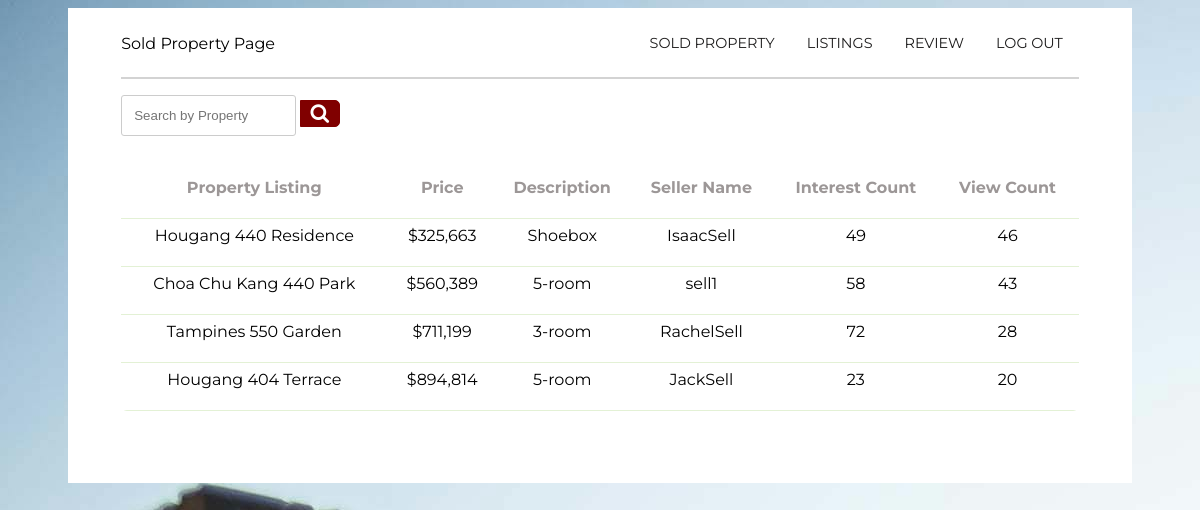
The page /Boundary/RealEstateAgent/pastPropertyListing.php (signed in) on the database its author committed.
### tables this page shows
CREATE TABLE `list` (
  `list_id` int(11) NOT NULL,
  `propertylisting_id` int(11) NOT NULL,
  `list_status` varchar(255) NOT NULL DEFAULT 'PENDING',
  `user_id` int(11) DEFAULT NULL,
  `agent_id` int(11) DEFAULT NULL,
  `view_count` int(11) NOT NULL,
  `interest_count` int(11) NOT NULL
);

CREATE TABLE `property` (
  `propertylisting_id` int(11) NOT NULL,
  `seller_id` int(11) NOT NULL,
  `seller_name` varchar(50) NOT NULL,
  `property_name` varchar(50) NOT NULL,
  `property_price` int(20) NOT NULL,
  `property_description` varchar(100) NOT NULL
);

### config.php (called while the page is built, shortened)
<?php
class DB {
  function __construct() {
      $this->conn = mysqli_connect(HOST, USER, PASS, DB);
  }
}
?>

### Entity/propertyEntity.php (called while the page is built, shortened)
<?php
include_once("../../config.php");
class PropertyListing
{
    public function getPastPropertyListing($user_id): array
    {
        $conn = mysqli_connect(HOST, USER, PASS, DB);
        $query = "SELECT p.propertylisting_id, p.property_name, p.property_price, p.property_description, p.seller_name, p.seller_id, l.view_count, l.interest_count
                  FROM property p
                  INNER JOIN list l ON p.propertylisting_id = l.propertylisting_id
                  WHERE p.seller_id = '$user_id' AND l.list_status = 'SOLD'";
        $result = mysqli_query($conn, $query);
        $userAccounts = array();
        if ($result) {
            while ($res = mysqli_fetch_array($result)) {
                $userAccount = array();
                $userAccount['propertylisting_id'] = $res['propertylisting_id'];
                $userAccount['property_name'] = $res['property_name'];
                $userAccount['property_price'] = $res['property_price'];
                $userAccount['property_description'] = $res['property_description'];
                $userAccount['seller_name'] = $res['seller_name'];
                $userAccount['seller_id'] = $res['seller_id'];
                $userAccount['view_count'] = $res['view_count'];
                $userAccount['interest_count'] = $res['interest_count'];
                $userAccounts[] = $userAccount;
            }
        }
        return $userAccounts;
    }
}

### Controller/RealEstateAgent/getPastPropertyListingCtl.php (called while the page is built)
<?php
include_once("../../Entity/propertyEntity.php");
class getPastPropertyListingCtl
{
    public function getPastPropertyListing($user_id)
    {
        $vuc = new PropertyListing();
        $results = $vuc->getPastPropertyListing($user_id);
        return $results;
    }
}

### Boundary/RealEstateAgent/pastPropertyListing.php (the view, shortened to what this page needs)
<?php
include_once("../../Controller/RealEstateAgent/getPastPropertyListingCtl.php");
$user_id = isset($_SESSION['user_id']) ? $_SESSION['user_id'] : '';
$aNameCtl = new getPastPropertyListingCtl();
$aName = $aNameCtl->getPastPropertyListing($user_id);
?>
<!DOCTYPE html>
<html>
<head>
    <link rel="stylesheet" href="../../css/ua_style.css">
    <link rel="stylesheet" href="https://cdnjs.cloudflare.com/ajax/libs/font-awesome/4.7.0/css/font-awesome.min.css">
</head>
<body>
    <div class="white-box">
        <section>
            <div class="container1">
                <div class="logo">
                    <p>Sold Property Page</p>
                </div>
                <div class="topnav">
                    <a href="../SystemAdmin/index.php" onclick="logout()">LOG OUT</a>
                    <a href="../RealEstateAgent/getReview.php">REVIEW</a>
                    <a href="../RealEstateAgent/realestateAgent.php">LISTINGS</a>
                    <a href="../RealEstateAgent/pastPropertyListing.php">SOLD PROPERTY</a>
                </div>
            </div>
        </section>
        <hr>
        <br>
        <br>
        <div class="container1" style="margin-top: -3%; margin-bottom: 3%; ">
            <div class="search">
                <form method="POST">
                    <div class="search-bar">
                        <input type="text" class="searchTerm" name="search" placeholder="Search by Property" style="height:100%; width:60%; margin-top: -5%;">
                        <button type="submit" class="searchButton" style="margin-top: -5%;">
                            <i class="fa fa-search"></i>
                        </button>
                    </div>
                </form>
            </div>
    </div>
    <table id="profileTable" class="CMtable" style="width:100%">
    <tr>
    <th>Property Listing</th>
    <th>Price</th>
    <th>Description</th>
    <th>Seller Name</th>
    <th>Interest Count</th>
    <th>View Count</th>
    </tr>
    <?php foreach ($aName as $aNames) { ?>
    <tr>
        <td contenteditable="true" id="profileTable" class="CMtable"><?php echo isset($aNames['property_name']) ? $aNames['property_name'] : ''; ?></td>
        <td contenteditable="true" id="profileTable" class="CMtable"><?php echo isset($aNames['property_price']) ? '$' . number_format($aNames['property_price']) : ''; ?></td>
        <td contenteditable="true" id="profileTable" class="CMtable"><?php echo isset($aNames['property_description']) ? $aNames['property_description'] : ''; ?></td>
        <td contenteditable="true" id="profileTable" class="CMtable"><?php echo isset($aNames['seller_name']) ? $aNames['seller_name'] : ''; ?></td>
        <td contenteditable="true" id="profileTable" class="CMtable"><?php echo isset($aNames['view_count']) ? $aNames['view_count'] : ''; ?></td>
        <td contenteditable="true" id="profileTable" class="CMtable"><?php echo isset($aNames['interest_count']) ? $aNames['interest_count'] : ''; ?></td>
    </tr>
<?php } ?>
    </table>
        <br>
    </div>
</body>
</html>

### css/ua_style.css (style rules this page uses)
.topnav { overflow: hidden; }
.topnav a { float: right; color: #1e1d1d; text-align: center; padding: 14px 16px; text-decoration: none; font-size: 90%; font-family: 'Montserrat', sans-serif; }
.container1 { display: grid; align-items: center; grid-template-columns: 30ch auto; column-gap: 10%; padding-top: 1%; }
.white-box { background-color: white; color: black; padding-left: 5%; padding-right: 5%; padding-bottom: 5%; }
body { padding-top: 0%; padding-bottom:0%; padding-left: 5%; padding-right: 5%; background-image: url("Images/background.jpg"); overflow: auto; overflow-x: hidden; font-family: 'Montserrat', sans-serif; }
form { display: inline-block; }
table { border-collapse: separate; }
td, th { padding-left: 1.5%; padding-right: 1.5%; padding-bottom: 1.5%; }
input[type=text] { width: 200%; margin-bottom: 20px; padding: 12px; border: 1px solid #ccc; border-radius: 3px; }
hr { border: 1px solid lightgrey; }
.search { width: 100%; position: relative; display: flex; height: 36px; }
.searchTerm { width: 100%; border: 3px solid #800000; border-right: none; padding: 5px; height: 20px; border-radius: 5px 0 0 5px; outline: #800000; color: #800000; height: 25%; }
.searchButton { width: 40px; height: 100%; border: 1px solid #800000; background: #800000; text-align: center; color: #fff; border-radius: 0 5px 5px 0; cursor: pointer; font-size: 20px; }
table.CMtable { border-spacing: 1; border-collapse: collapse; background:rgb(255, 255, 255); border-radius:6px; overflow:hidden; width:100%; margin:0 auto; position:relative; }
table.CMtable td,th { padding-left:8px; text-align: center; vertical-align: middle; position: relative; }
table.CMtable th { height:20%; background-color: white; font-size:16px; text-align: center; color:#9c9797; }
table.CMtable tbody tr { height:48px; border-bottom:1px solid #E3F1D5 ; }

### Boundary/RealEstateAgent/pastPropertyListing.php (style rules this page uses)
body { background-image: url("../../Images/background.jpg"); }

### rows shown on the page
list: propertylisting.property_name "Hougang 440 Residence", propertylisting.property_price "325,663", propertylisting.property_description "Shoebox", propertylisting.seller_name "IsaacSell", view_count "49", interest_count "46"
list: propertylisting.property_name "Choa Chu Kang 440 Park", propertylisting.property_price "560,389", propertylisting.property_description "5-room", propertylisting.seller_name "sell1", view_count "58", interest_count "43"
list: propertylisting.property_name "Tampines 550 Garden", propertylisting.property_price "711,199", propertylisting.property_description "3-room", propertylisting.seller_name "RachelSell", view_count "72", interest_count "28"
list: propertylisting.property_name "Hougang 404 Terrace", propertylisting.property_price "894,814", propertylisting.property_description "5-room", propertylisting.seller_name "JackSell", view_count "23", interest_count "20"
